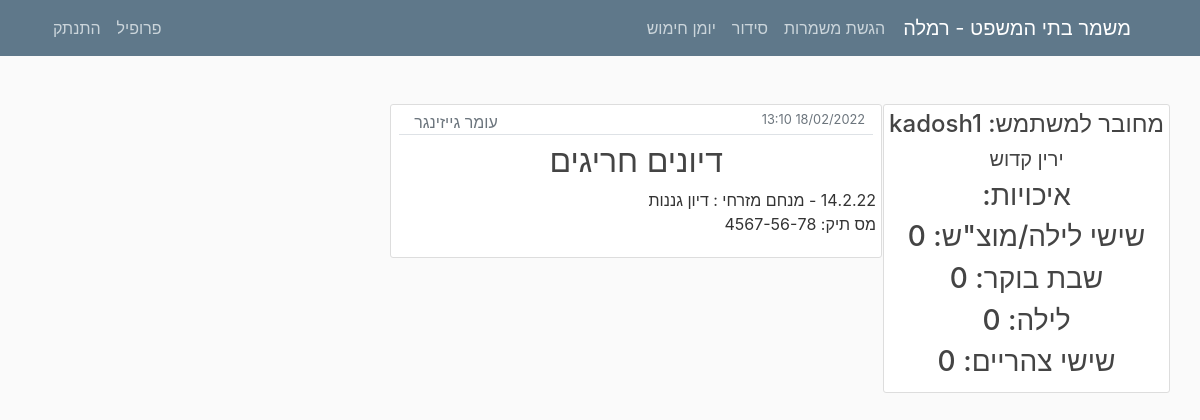
/ (signed in), run on the app's committed database.
### mishmar/models.py (models this page shows, shortened)
class Settings(models.Model):
    submitting = models.BooleanField(default=True, verbose_name="ניתן להגיש/לשנות הגשות")
    pin_code = models.IntegerField(default=1234, verbose_name="קוד זיהוי")
    officer = models.CharField(max_length=20, verbose_name="קצין מתקן")
    city = models.CharField(max_length=100, verbose_name="עיר")
    max_seq0 = models.IntegerField(default=2, verbose_name="מספר רצפים מקסימלי לילה לצהריים")
    max_seq1 = models.IntegerField(default=2, verbose_name="מספר רצפים מקסימלי צהריים לבוקר")
    version = models.CharField(max_length=10, default="1.0", verbose_name="גרסה")
    friday_morning = models.BooleanField(default=False, verbose_name="שישי בוקר נחשב במינימום הגשות?", blank=True)
    friday_noon = models.BooleanField(default=False, verbose_name="שישי בצהריים נחשב במינימום הגשות?", blank=True)
    num_mags = models.PositiveIntegerField(default=3, verbose_name="מספר מחסניות")
    hand_cuffs = models.PositiveIntegerField(default=8, verbose_name="מספר אזיקים")
    num_mag_cases = models.PositiveIntegerField(default=8, verbose_name="מספר פונדות")
    num_gun_cases = models.PositiveIntegerField(default=8, verbose_name="מספר נרתיקים")

class Post(models.Model):
    username = models.ForeignKey(User, on_delete=models.CASCADE)
    date = models.DateTimeField(default=timezone.now, verbose_name="תאריך")
    title = models.CharField(max_length=30, verbose_name="כותרת")
    text = models.TextField(blank=True, verbose_name="טקסט")
    class Meta:
        verbose_name = "פוסט"
        verbose_name_plural = "פוסטים"

### users/models.py (models this page shows, shortened)
class UserSettings(models.Model):
    user = models.OneToOneField(User, on_delete=models.CASCADE)
    nickname = models.CharField(default="אין", max_length=20, verbose_name="כינוי", blank=True)
    night = models.IntegerField(default=0, verbose_name="לילה")
    sat_night = models.IntegerField(default=0, verbose_name="שישי לילה/מוצ\"ש")
    fri_noon = models.IntegerField(default=0, verbose_name="שישי צהריים")
    sat_morning = models.IntegerField(default=0, verbose_name="שבת בוקר/צהריים")
    image = models.TextField(default="", verbose_name="תמונה", blank=True)
    sat = models.BooleanField(default=False, verbose_name="עושה רק מוצ\"ש")
    language = models.CharField(default="hebrew", max_length=30, verbose_name="שפה")
    class Meta:
        verbose_name = "הגדרות משתמש"
        verbose_name_plural = "הגדרות משתמשים"

### mishmar/views.py (the view)
# urls.py: path("", views.home, name="Home"),
def home(request):
    start_app()
    if request.user.is_authenticated:
        profile = USettings.objects.all().filter(user=request.user).last()
    else:
        profile = None
    posts = Post.objects.all()
    armingrequests = ArmingRequest.objects.all().filter(read=False)
    if request.user.is_authenticated:
        if request.user.groups.filter(name='manager').exists():
            num_requests = len(armingrequests)
            if num_requests > 0:
                messages.info(request, f'יש {num_requests} בקשות לשינוי ביומן חימוש')
        if request.user.groups.filter(name='staff').exists():
            usage = calculate_usage()
            if usage[0] >= 9000:
                messages.error(request, f'כמות נתונים גבוהה מאוד ({usage[0]}) אנא בצע גיבוי ומחיקת נתונים.')
            elif usage[0] >= 8000:
                messages.warning(request, f'כמות נתונים גבוהה ({usage[0]}) אנא בצע גיבוי ומחיקת נתונים.')
    context = {
        "posts": posts,
        "profile": profile,
    }
    return render(request, "mishmar/Home.html", context)

### mishmar/views.py (called while the page is built)
def start_app():
    if not Group.objects.filter(name='manager').exists():
        Group.objects.create(name='manager')
    if not Group.objects.filter(name='staff').exists():
        Group.objects.create(name='staff')
    if not User.objects.filter(username='metagber').exists():
        User.objects.create_user(username='metagber', password='mishmar123')
    if len(Settings.objects.all()) == 0:
        new_settings = Settings(submitting=True, pin_code=1234, officer="", city="", max_seq0=2, max_seq1=2, friday_morning=False, friday_noon=False)
        new_settings.save()

@register.filter
def get_city(string):
    settings = Settings.objects.all().first()
    return settings.city

@register.filter
def isStaff(user):
    return user.groups.filter(name='staff').exists()

@register.filter
def getmonth(month):
    letter = month.lower()[0]
    if (letter >= 'a' and letter <= 'z'):
        return month
    else:
        months_he = ["ינו", "פבר", "מרץ", "אפר", "מאי", "יונ", "יול", "אוג", "ספט", "אוק", "נוב", "דצמ"]
        months = ["jan", "feb", "mar", "apr", "may", "jun", "jul", "aug", "sep", "oct", "nov", "dec"]
        return months[months_he.index(month)]

@register.filter
def getday(string):
    letter = datetime.datetime.now().strftime("%b").lower()[0]
    if (letter >= 'a' and letter <= 'z'):
        return datetime.datetime.now()
    return datetime.datetime.now()

@register.filter(name="translate_text")
def translate_text(text, user, from_language="hebrew"):
    if user.is_authenticated:
        user_settings = USettings.objects.all().filter(user=user).first()
        if from_language != user_settings.language:
            langs_dict = GoogleTranslator.get_supported_languages(as_dict=True)
            translator = GoogleTranslator(source='auto', target=langs_dict[user_settings.language])
            return translator.translate(text).capitalize()
    return text

@register.filter
def get_base_string(user, num):
    return translate_text(base_strings[int(num)], user, "hebrew")

@register.filter
def get_user_name(username):
    user = User.objects.all().filter(username=username).first()
    name = user.first_name + " " + user.last_name
    return name

### mishmar/templates/mishmar/Home.html (shortened to what this page needs)
{% extends "mishmar/base.html" %}
{% block content %}
    <main role="main" class="container" dir="rtl">
      {% if request.user.is_authenticated %}
      <div dir="rtl" class="row">
    <div dir="rtl">
          <div dir="rtl" class="content-section">
            <h4 dir="rtl">מחובר למשתמש: {{request.user.username}}</h4>
            <h5 dir="rtl">{{ request.user.first_name }} {{ request.user.last_name }}</h5>
            <h3>איכויות:</h3>
            <h3>שישי לילה/מוצ"ש: {{ profile.sat_night }}</h3>
            <h3>שבת בוקר: {{ profile.sat_morning }}</h3>
            <h3>לילה: {{ profile.night }}</h3>
            <h3>שישי צהריים: {{ profile.fri_noon }}</h3>
          </div>
        </div>
    <div dir="rtl" style="margin-right: 1px; margin-left: 5px;">
            {% for post in posts %}
                <article class="content-section">
                <div class="row border-bottom" style="margin-left: 3px; margin-right: 3px; margin-bottom: 7px">
                    <small class="text-muted mr-2" style="margin-left: 20em; align-items: end">{{ post.date|date:"d/m/Y H:i" }}</small>
              <a class="text-muted mr-2" style="margin-left: 15px">{{ post.username|get_user_name }}</a>
                    </div>
                    <div>
            <h2><a class="article-title" {% if request.user|isStaff %} href="{% url 'post-update' post.id %}" {% endif %}>{{ post.title }}</a></h2>
                        </div>
                    <div>
            <p class="article-content">{{ post.text }}</p>
                </div>
        </article>
            {% endfor %}
        {% else %}
            <h1>היי אורח,</h1>
            <p>התחבר כדי להמשיך.</p>
        {% endif %}
    </div>
      </div>
    </main>
{% endblock content %}

### mishmar/templates/mishmar/base.html (shortened to what this page needs)
{% load static %}
<!DOCTYPE html>
<html dir = rtl>
<head>
    <link rel="stylesheet" href="https://maxcdn.bootstrapcdn.com/bootstrap/4.0.0/css/bootstrap.min.css">
    <link rel="stylesheet" type="text/css" href="{% static 'mishmar/main.css' %}">
    <link rel="stylesheet" type="text/css" href="{% static 'mishmar/matrix.css' %}">
    <link rel="stylesheet" type="text/css" href="{% static 'mishmar/neon.css' %}">
</head>
<body>
    <header class="site-header">
      <nav class="navbar navbar-expand-md navbar-dark bg-steel fixed-top">
        <div class="container">
          <a class="navbar-brand mr-4" style="margin-left: 0.5em" href="{% url 'Home' %}">משמר בתי המשפט - {{ ""|get_city }}</a>
          <div class="collapse navbar-collapse" id="navbarToggle">
            <div class="navbar-nav ">
              {% if request.user.is_authenticated %}
              {% if request.user.username != 'metagber' %}
              <a class="nav-item nav-link" href="{% url 'Serve' %}">{{ request.user|get_base_string:"1" }}</a>
                <a  class="nav-item nav-link" href="{% url 'Organization' %}">{{ request.user|get_base_string:"2" }}</a>
                {% endif %}
                <a  class="nav-item nav-link" href="{% url 'armingday' year='today'|getday|date:'Y' month='today'|getday|date:'b'|getmonth day='today'|getday|date:'d' %}">יומן חימוש</a>
                {% endif %}
            </div>
            <div class="navbar-nav mr-auto">
                {% if request.user.is_authenticated %}
                {% if request.user.username != 'metagber' %}
                    <a class="nav-item nav-link" href="{% url 'profile' %}">{{ request.user|get_base_string:"6" }}</a>
                    {% endif %}
                    <a class="nav-item nav-link" href="{% url 'logout' %}">{{ request.user|get_base_string:"7" }}</a>
                 {% else %}
                    <a class="nav-item nav-link" href="{% url 'login' %}">{{ request.user|get_base_string:"8" }}</a>
                    <a class="nav-item nav-link" href="{% url 'register' %}">{{ request.user|get_base_string:"9" }}</a>
                {% endif %}
            </div>
          </div>
        </div>
      </nav>
    </header>
    <main role="main" class="container">
      <div class="row" dir="rtl">
        <div>
          {% block content %}{% endblock %}
        </div>
      </div>
    </main>
</body>
</html>

### mishmar/static/mishmar/main.css (style rules this page uses)
body { background: #fafafa; color: #333333; margin-top: 5rem; padding: 1.5em; direction: rtl; text-align: right; }
h1, h2, h3, h4, h5, h6 { color: #444444; direction: rtl; text-align: center; }
.bg-steel { background-color: #5f788a; }
.site-header .navbar-nav .nav-link { color: #cbd5db; }
.content-section { background: #ffffff; padding: 5px 5px; border: 1px solid #dddddd; border-radius: 3px; margin-bottom: 20px; direction: rtl; text-align: center; }
.article-title { color: #444444; }
.article-content { white-space: pre-line; text-align: right; flex: 1; justify-content: start; }

### data on the page
Settings: city "רמלה"
UserSettings: sat_night "0", sat_morning "0", night "0", fri_noon "0"
Post: date "18/02/2022 13:10", username|get_user_name "עומר גייזינגר", title "דיונים חריגים", text "14.2.22 - מנחם מזרחי : דיון גננות מס תיק: 4567-56-78"

### other printed values
{{ request.user|get_base_string:"1" }} "הגשת משמרות"
{{ request.user|get_base_string:"2" }} "סידור"
{{ request.user|get_base_string:"6" }} "פרופיל"
{{ request.user|get_base_string:"7" }} "התנתק"
{{ request.user.username }} "kadosh1"
{{ request.user.first_name }} "ירין"
{{ request.user.last_name }} "קדוש"
